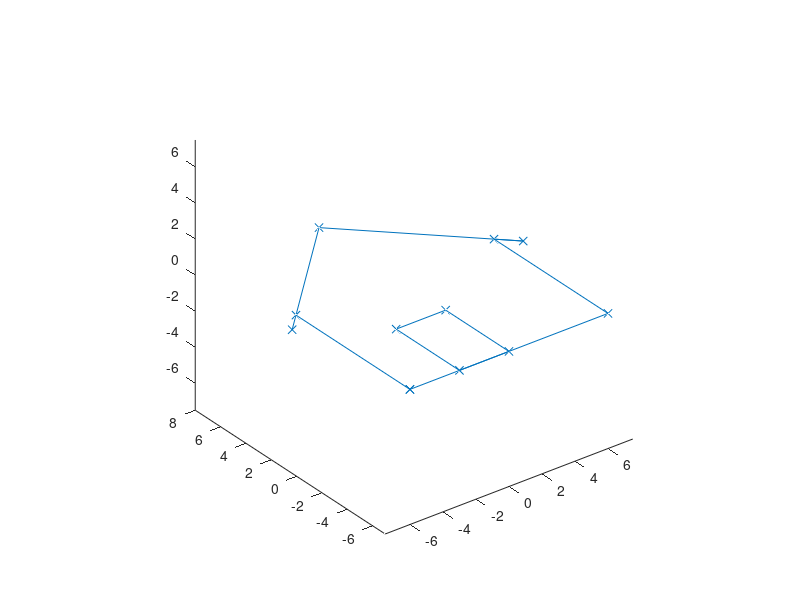

Write the MATLAB code that produced this figure. (Note: this script raises an error after producing the figure.)
X = [ -6  -6  -7   0   7   6   6  -3  -3   0   0  -6
      -7   2   1   8   1   2  -7  -7  -2  -2  -7  -7 ;zeros(1,12)];

plot3(X(1,:),X(2,:),X(3,:),'x-')
axis equal

angles=[10,30,230]';
fixed=false;
seq='ats';
v0=[0,0,pi]';

for i=1:angles(1)
    v=[i,0,0]'*pi/180;
    R=EulerRotMat(v0+v,seq,fixed);
    Y=R*X;
    plot3(Y(1,:),Y(2,:),Y(3,:),'x-')
    axis equal
    pause(0.25)
end

for i=1:angles(2)
    v=[angles(1),i,0]'*pi/180;
    R=EulerRotMat(v0+v,seq,fixed);
    Y=R*X;
    plot3(Y(1,:),Y(2,:),Y(3,:),'x-')
    axis equal
    pause(0.25)
end

for i=1:angles(3)
    v=[angles(1),angles(2),i]'*pi/180;
    R=EulerRotMat(v0+v,seq,fixed);
    Y=R*X;
    plot3(Y(1,:),Y(2,:),Y(3,:),'x-')
    axis equal
    pause(0.25)
end
